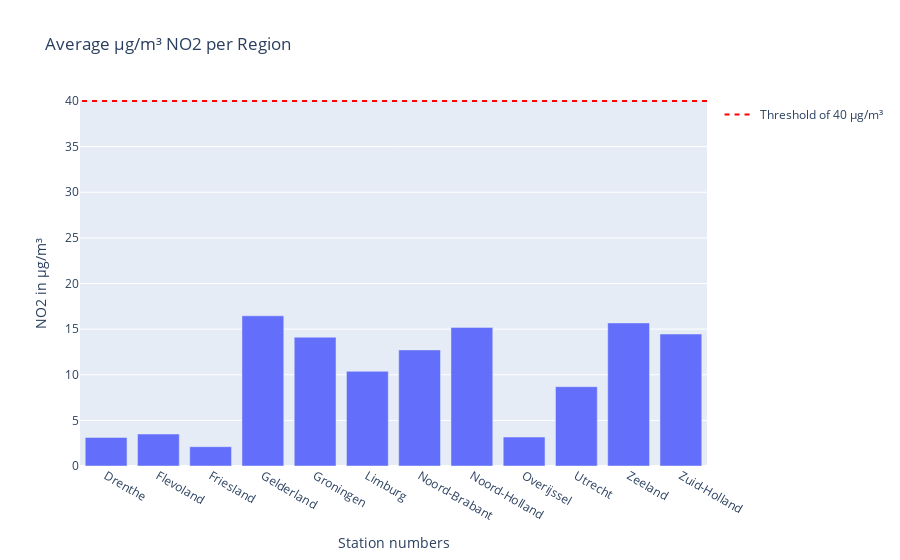
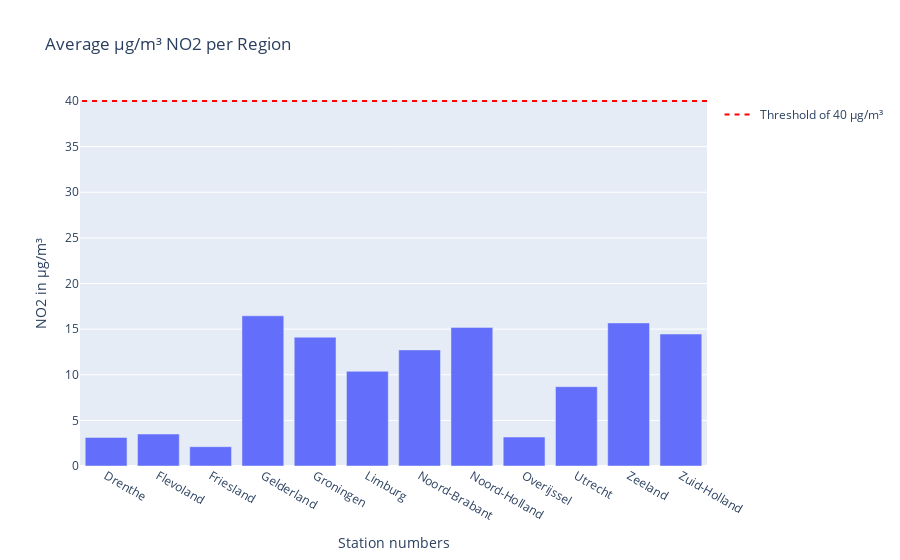

Source (notebook cell) for these figures, in order:
### Markdown cell above
This data contains no NaN values, therefore we do not need to consider how to impute such data

### Code cell
import plotly.express as px
import plotly.graph_objects as go

pv = ['Groningen', 'Friesland', 'Drenthe', 'Overijssel', 'Gelderland', 'Flevoland',
      'Utrecht', 'Noord-Holland', 'Zuid-Holland', 'Noord-Brabant', 'Limburg', 'Zeeland' ]

pv_mean = meanprovince[meanprovince['RegioS'].isin(pv)]
bar = px.bar(meanprovince, x='RegioS' , y= dfposts_NO2.groupby('RegioS')['value'].mean(), title='Average µg/m³ NO2 per Region')
bar.update_layout(yaxis_title='NO2 in µg/m³', xaxis_title= "Station numbers", barmode='group') 
bar.add_shape(
    legendrank=1,
    showlegend=True,
    type="line",
    xref="paper",
    line=dict(dash="5px", color='red'),
    x0=1,
    x1=0,
    y0=40,
    y1=40,
    name='Threshold of 40 µg/m³'
)

bar.show()


pv_mean_clean = meanprovince_clean[meanprovince_clean['RegioS'].isin(pv)]
bar_cleanno2 = px.bar(meanprovince_clean, x='RegioS' , y= dfposts_NO2_clean.groupby('RegioS')['value'].mean(), title='Average µg/m³ NO2 per Region')
bar_cleanno2.update_layout(yaxis_title='NO2 in µg/m³', xaxis_title= "Station numbers", barmode='group') 
bar_cleanno2.add_shape(
    legendrank=1,
    showlegend=True,
    type="line",
    xref="paper",
    line=dict(dash="5px", color='red'),
    x0=1,
    x1=0,
    y0=40,
    y1=40,
    name='Threshold of 40 µg/m³'
)

bar_cleanno2.show()

### Figure 1 — Plotly figure (JSON) as saved in the notebook; plotly's stock layout.template omitted (floating-point values rounded to 4 significant figures)
{"data": [{"alignmentgroup": "True", "hovertemplate": "RegioS=%{x}<br>y=%{y}<extra></extra>", "legendgroup": "", "marker": {"color": "#636efa", "pattern": {"shape": ""}}, "name": "", "offsetgroup": "", "orientation": "v", "showlegend": false, "textposition": "auto", "type": "bar", "x": ["Drenthe", "Flevoland", "Friesland", "Gelderland", "Groningen", "Limburg", "Noord-Brabant", "Noord-Holland", "Overijssel", "Utrecht", "Zeeland", "Zuid-Holland"], "xaxis": "x", "y": [3.133, 3.5, 2.115, 16.46, 14.12, 10.38, 12.72, 15.19, 3.17, 8.692, 15.68, 14.46], "yaxis": "y"}], "layout": {"barmode": "group", "legend": {"tracegroupgap": 0}, "shapes": [{"legendrank": 1, "line": {"color": "red", "dash": "5px"}, "name": "Threshold of 40 µg/m³", "showlegend": true, "type": "line", "x0": 1, "x1": 0, "xref": "paper", "y0": 40, "y1": 40}], "title": {"text": "Average µg/m³ NO2 per Region"}, "xaxis": {"anchor": "y", "domain": [0, 1], "title": {"text": "Station numbers"}}, "yaxis": {"anchor": "x", "domain": [0, 1], "title": {"text": "NO2 in µg/m³"}}}}

### Figure 2 — Plotly figure (JSON) as saved in the notebook; plotly's stock layout.template omitted (floating-point values rounded to 4 significant figures)
{"data": [{"alignmentgroup": "True", "hovertemplate": "RegioS=%{x}<br>y=%{y}<extra></extra>", "legendgroup": "", "marker": {"color": "#636efa", "pattern": {"shape": ""}}, "name": "", "offsetgroup": "", "orientation": "v", "showlegend": false, "textposition": "auto", "type": "bar", "x": ["Drenthe", "Flevoland", "Friesland", "Gelderland", "Groningen", "Limburg", "Noord-Brabant", "Noord-Holland", "Overijssel", "Utrecht", "Zeeland", "Zuid-Holland"], "xaxis": "x", "y": [3.133, 3.5, 2.115, 16.46, 14.12, 10.38, 12.72, 15.19, 3.17, 8.692, 15.68, 14.46], "yaxis": "y"}], "layout": {"barmode": "group", "legend": {"tracegroupgap": 0}, "shapes": [{"legendrank": 1, "line": {"color": "red", "dash": "5px"}, "name": "Threshold of 40 µg/m³", "showlegend": true, "type": "line", "x0": 1, "x1": 0, "xref": "paper", "y0": 40, "y1": 40}], "title": {"text": "Average µg/m³ NO2 per Region"}, "xaxis": {"anchor": "y", "domain": [0, 1], "title": {"text": "Station numbers"}}, "yaxis": {"anchor": "x", "domain": [0, 1], "title": {"text": "NO2 in µg/m³"}}}}
